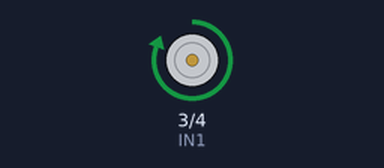
A sketch run on a simulated Arduino Uno, built with avr-gcc and run on an emulated ATmega328P. Parts: motor-driver pin pairs drawn as motors (green arrow = first pin HIGH = forward, orange = second pin HIGH = backward, longer = more drive, scaled by the enable pin).

Above: at 1.0 s.
At 3.0 s:
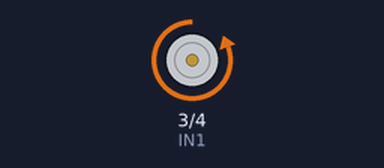
At 5.0 s:
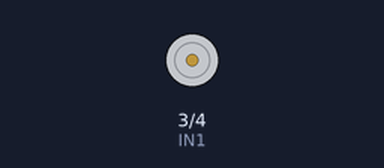
Timing chart, 0 to 7.8 s (numbered marks = the images above):
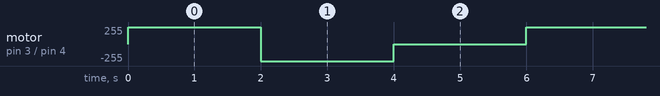

The sketch:

s5.1_l293d_test.ino
```cpp
#define EN 5
#define IN1 3
#define IN2 4

void setup() {
  pinMode(EN, OUTPUT);
  pinMode(IN1, OUTPUT);
  pinMode(IN2, OUTPUT);
}

void loop() {
  //комбинации HIGH и LOW на входах INPUT
  //микросхемы L293 задают полярность напряжения
  //на соответствующих выходах OUTPUT
  //а следовательно - направление вращения мотора,
  //который подключен к этим выходам
  digitalWrite(IN1, HIGH);
  digitalWrite(IN2, LOW);
  //регулирование напряжения на входе ENABLE
  //микросхемы позволяет регулировать скорость вращения мотора
  analogWrite(EN, 255);

  delay(2000);

  //обратная комбинация меняет направление
  digitalWrite(IN1, LOW);
  digitalWrite(IN2, HIGH);
  analogWrite(EN, 255);

  delay(2000);

  //комбинацией LOW, LOW мотор можно остановить
  digitalWrite(IN1, LOW);
  digitalWrite(IN2, LOW);
  analogWrite(EN, 255);

  delay(2000);

}
```

Measured:
- by itself, motor on pin 3 (IN1) / pin 4 (IN2): repeats every 6.0 s: backward 255/255 2.0 s, stopped 2.0 s, forward 255/255 2.0 s
